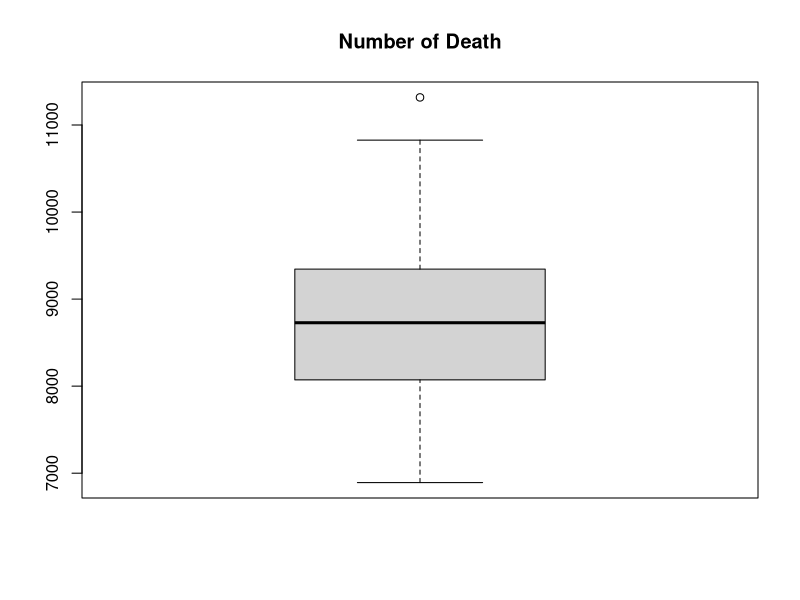
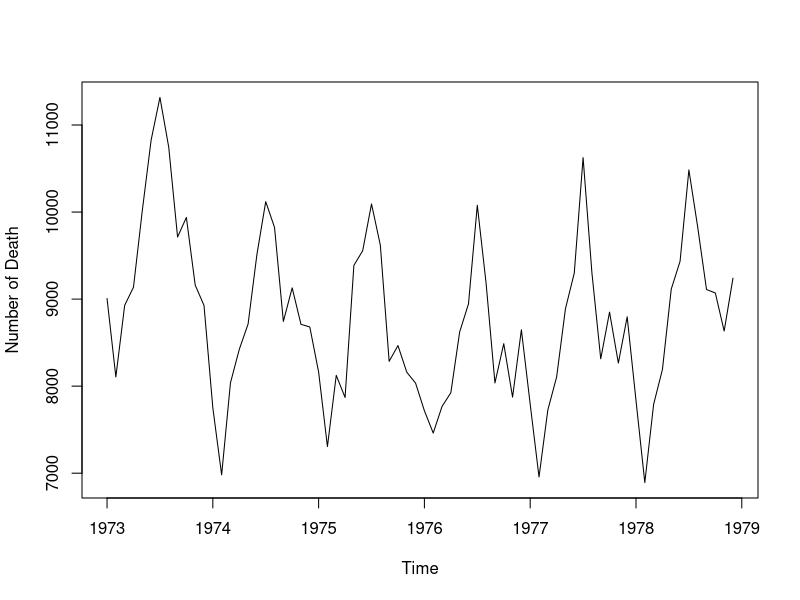
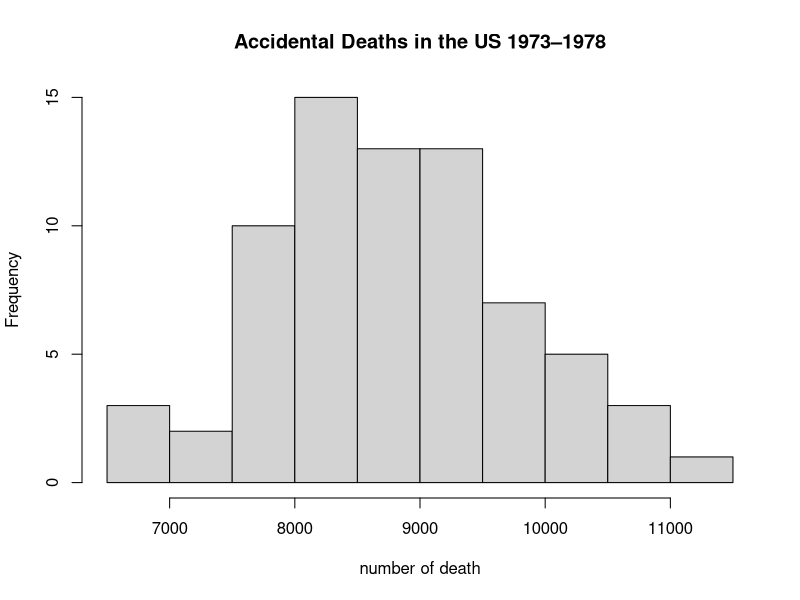
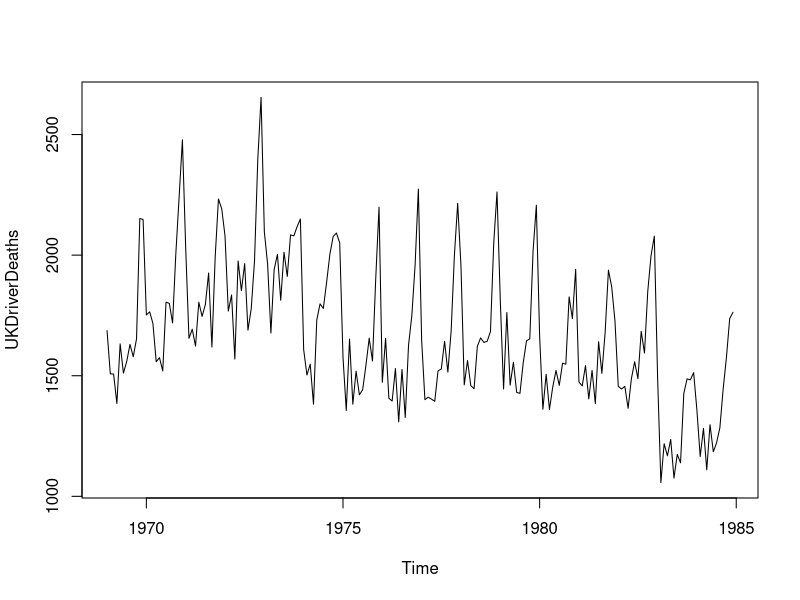
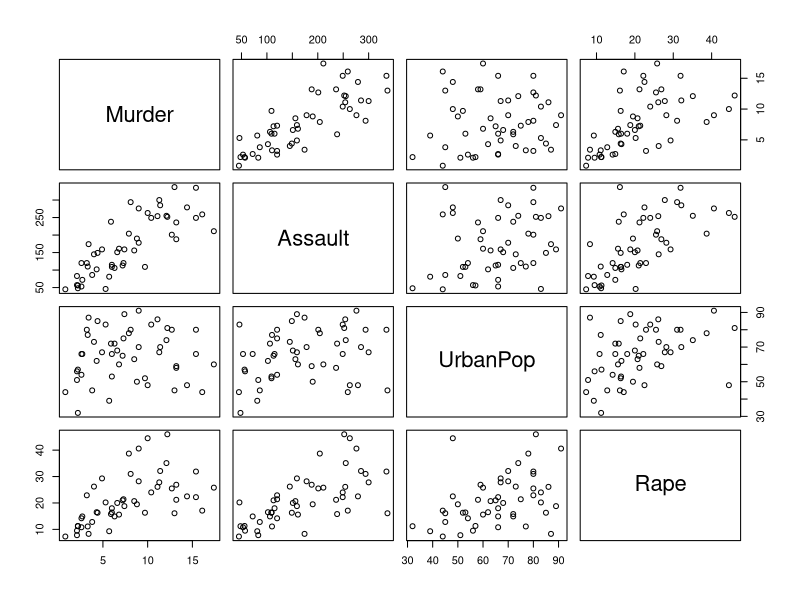
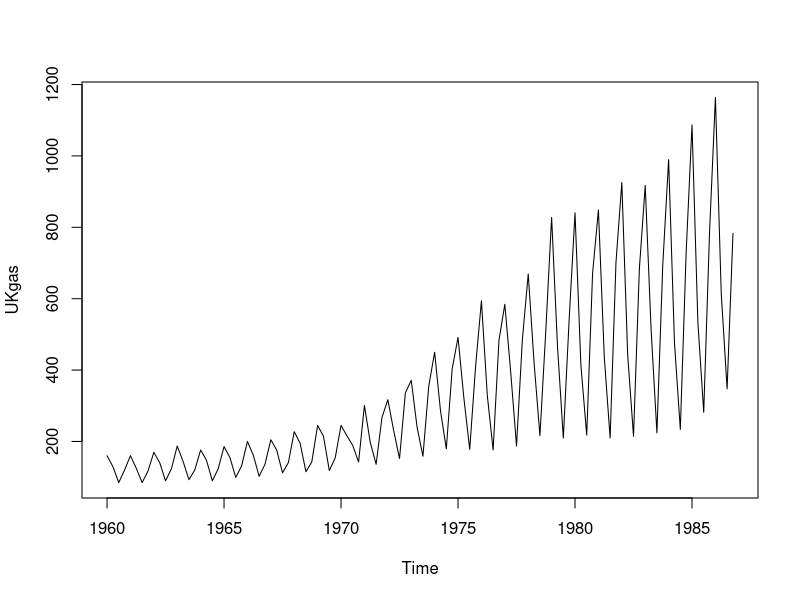
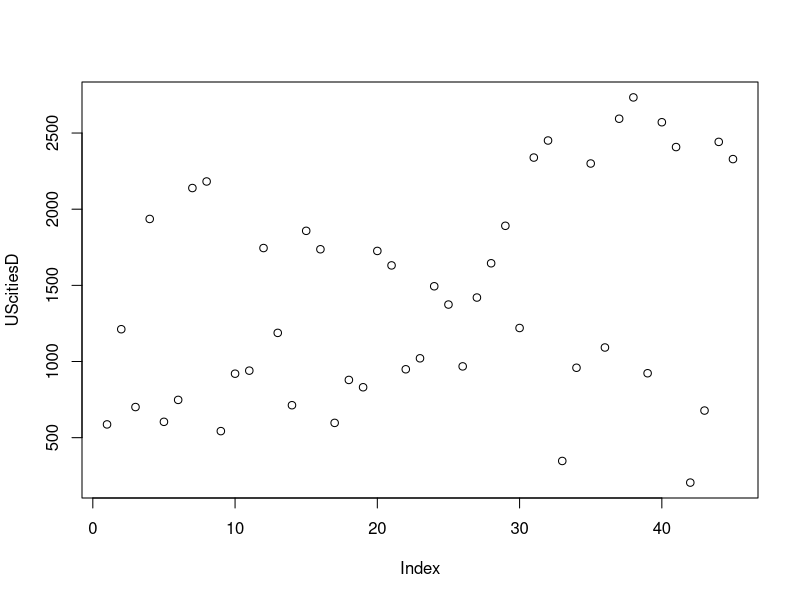
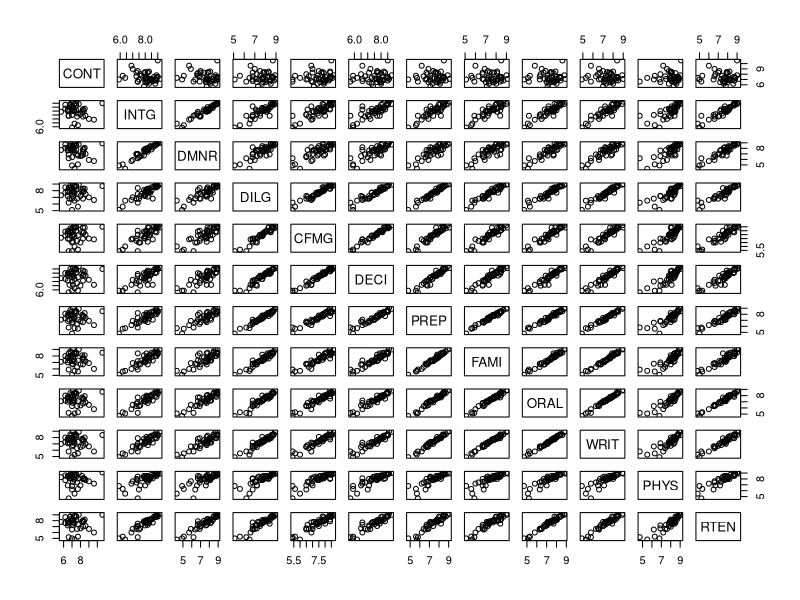

The R script that drew these images, in order:
## ---- chunk 1
knitr::opts_chunk$set(echo = TRUE)
## ---- chunk 2
show(USAccDeaths)
## ---- chunk 3
range(USAccDeaths)
## ---- chunk 4
summary(USAccDeaths)
## ---- chunk 5
boxplot(USAccDeaths, main ='Number of Death')
## ---- chunk 6
plot(USAccDeaths, ylab = 'Number of Death')
hist(USAccDeaths, main = 'Accidental Deaths in the US 1973–1978', xlab = 'number of death')
## ---- chunk 7
plot(UKDriverDeaths)
plot(USArrests)
plot(UKgas)
plot(UScitiesD)
plot(USJudgeRatings)
